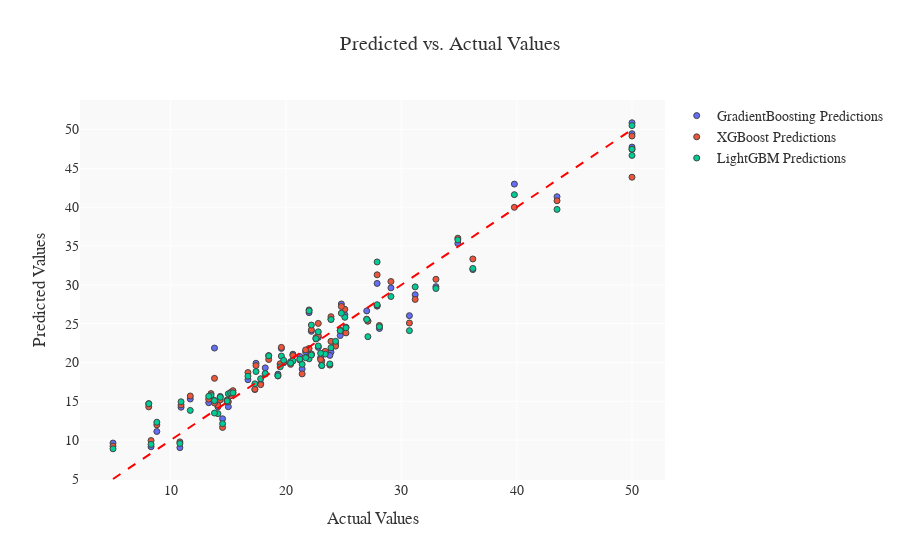

This figure's notebook cell:
### Code cell
import plotly.express as px
import plotly.graph_objs as go

# Assuming results dictionary and results_df from your previous code

# Step 1: Fit the best models on the entire training data
for name, result in results.items():
    best_model = models[name].set_params(**result['best_params'])
    best_model.fit(X_train, y_train)
    results[name]['best_model'] = best_model

# Step 2: Make predictions on the test data
for name, result in results.items():
    y_pred = result['best_model'].predict(X_test)
    results[name]['y_pred'] = y_pred

# Step 3: Create the Plotly plot with predictions from all models
fig = go.Figure()

# Add traces for each model's predictions
for name, result in results.items():
    fig.add_trace(go.Scatter(
        x=y_test, 
        y=result['y_pred'], 
        mode='markers',
        name=f'{name} Predictions',
        marker=dict(
            size=6,
            line=dict(width=1),
        )
    ))

# Add a diagonal line to indicate where predicted = actual
fig.add_shape(
    type="line",
    x0=min(y_test), x1=max(y_test),
    y0=min(y_test), y1=max(y_test),
    line=dict(color="red", dash="dash")
)

# Update the layout for better aesthetics
fig.update_layout(
    title="Predicted vs. Actual Values",
    xaxis_title="Actual Values",
    yaxis_title="Predicted Values",
    plot_bgcolor="#f9f9f9",  # Set background color for the plot
    paper_bgcolor="#ffffff",  # Set background color for the entire figure
    title_x=0.5,  # Center the title
    font=dict(
        family="Arial, sans-serif",  # Set the font family
        size=14,  # Set the font size
        color="#333333"  # Set the font color
    )
)

# Show the plot
fig.show()

### Figure 1 — Plotly figure (JSON) as saved in the notebook; plotly's stock layout.template omitted (floating-point values rounded to 4 significant figures)
{"data": [{"marker": {"line": {"width": 1}, "size": 6}, "mode": "markers", "name": "GradientBoosting Predictions", "type": "scatter", "x": [24.7, 19.6, 19.8, 27.9, 23.9, 13.5, 11.7, 30.7, 17.8, 27.1, 22.8, 18.2, 20.6, 39.8, 27.9, 34.9, 23.8, 19.3, 18.5, 10.9, 50, 29.1, 21.4, 22, 15, 50, 5, 8.1, 25.1, 15.2, 24.3, 19.5, 22.6, 17.3, 14.1, 10.8, 25.2, 8.8, 17.4, 23.1, 23.4, 33, 24.8, 43.5, 50, 20.4, 8.3, 22, 15.4, 16.7, 13.3, 31.2, 22.2, 14.5, 27, 13.8, 21.7, 23.9, 28.1, 22.8, 14.9, 23, 14.3, 36.2, 21.2, 13.8, 22.2], "y": [23.48, 21.82, 19.98, 27.26, 21.34, 15.44, 15.3, 26.03, 17.3, 25.35, 23.23, 19.31, 21.07, 42.97, 30.18, 35.33, 20.91, 18.5, 20.89, 14.24, 47.74, 29.61, 19.17, 26.42, 14.31, 50.88, 9.631, 14.7, 26.16, 16.15, 22.43, 19.71, 23.03, 16.52, 14.29, 9.039, 24.55, 11.12, 19.9, 19.61, 21.34, 29.77, 27.53, 41.35, 49.47, 20.11, 9.151, 20.77, 16.14, 17.79, 14.82, 28.73, 21.01, 12.76, 26.64, 21.86, 21.36, 25.59, 24.38, 21.95, 14.93, 20.6, 15.63, 31.97, 20.77, 15.12, 24.02]}, {"marker": {"line": {"width": 1}, "size": 6}, "mode": "markers", "name": "XGBoost Predictions", "type": "scatter", "x": [24.7, 19.6, 19.8, 27.9, 23.9, 13.5, 11.7, 30.7, 17.8, 27.1, 22.8, 18.2, 20.6, 39.8, 27.9, 34.9, 23.8, 19.3, 18.5, 10.9, 50, 29.1, 21.4, 22, 15, 50, 5, 8.1, 25.1, 15.2, 24.3, 19.5, 22.6, 17.3, 14.1, 10.8, 25.2, 8.8, 17.4, 23.1, 23.4, 33, 24.8, 43.5, 50, 20.4, 8.3, 22, 15.4, 16.7, 13.3, 31.2, 22.2, 14.5, 27, 13.8, 21.7, 23.9, 28.1, 22.8, 14.9, 23, 14.3, 36.2, 21.2, 13.8, 22.2], "y": [24.14, 21.95, 20.05, 27.34, 22.72, 16.0, 15.69, 25.09, 17.15, 25.32, 25.04, 18.51, 20.9, 39.98, 31.3, 36.01, 19.67, 18.27, 20.39, 14.55, 43.86, 30.43, 18.54, 26.77, 14.96, 47.45, 9.238, 14.29, 26.85, 15.72, 22.11, 19.85, 23.21, 16.56, 14.5, 9.78, 23.81, 11.96, 19.61, 20.2, 21.44, 30.72, 27.21, 40.83, 49.17, 19.76, 9.951, 21.81, 16.37, 18.71, 15.28, 28.12, 21.1, 11.64, 25.58, 17.96, 21.62, 25.9, 24.77, 23.45, 15.19, 20.38, 15.19, 33.33, 20.33, 14.79, 24.22]}, {"marker": {"line": {"width": 1}, "size": 6}, "mode": "markers", "name": "LightGBM Predictions", "type": "scatter", "x": [24.7, 19.6, 19.8, 27.9, 23.9, 13.5, 11.7, 30.7, 17.8, 27.1, 22.8, 18.2, 20.6, 39.8, 27.9, 34.9, 23.8, 19.3, 18.5, 10.9, 50, 29.1, 21.4, 22, 15, 50, 5, 8.1, 25.1, 15.2, 24.3, 19.5, 22.6, 17.3, 14.1, 10.8, 25.2, 8.8, 17.4, 23.1, 23.4, 33, 24.8, 43.5, 50, 20.4, 8.3, 22, 15.4, 16.7, 13.3, 31.2, 22.2, 14.5, 27, 13.8, 21.7, 23.9, 28.1, 22.8, 14.9, 23, 14.3, 36.2, 21.2, 13.8, 22.2], "y": [24.09, 20.83, 20.27, 27.44, 21.9, 15.75, 13.83, 24.11, 17.91, 23.33, 23.96, 18.59, 20.2, 41.62, 32.95, 35.79, 19.82, 18.29, 20.85, 14.94, 46.67, 28.5, 19.77, 26.66, 15.97, 50.51, 8.884, 14.69, 25.82, 16.08, 22.73, 19.44, 23.08, 17.26, 13.42, 9.57, 24.47, 12.31, 18.84, 19.61, 21.09, 29.53, 26.35, 39.72, 47.47, 19.92, 9.462, 20.47, 16.1, 18.24, 15.65, 29.74, 20.96, 12.13, 25.54, 13.49, 20.62, 25.54, 24.6, 22.14, 15.04, 21.19, 15.52, 32.12, 20.43, 15.09, 24.82]}], "layout": {"font": {"color": "#333333", "family": "Arial, sans-serif", "size": 14}, "paper_bgcolor": "#ffffff", "plot_bgcolor": "#f9f9f9", "shapes": [{"line": {"color": "red", "dash": "dash"}, "type": "line", "x0": 5, "x1": 50, "y0": 5, "y1": 50}], "title": {"text": "Predicted vs. Actual Values", "x": 0.5}, "xaxis": {"title": {"text": "Actual Values"}}, "yaxis": {"title": {"text": "Predicted Values"}}}}
